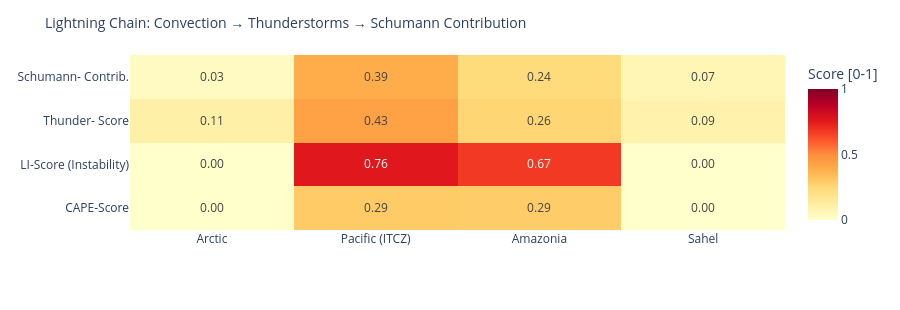

Here is the notebook cell this chart was saved with:
### Code cell
# ============================================================
# LIGHTNING CHAIN: Convection → Thunderstorms → Schumann
# Shows the causal chain per measurement point as heatmap
# ============================================================

def cape_score(v):
    """CAPE → normalized score [0,1]"""
    if v is None or pd.isna(v): return 0.0
    return min(1.0, float(v) / 3000)

def li_score(v):
    """Lifted Index: negative = unstable → score [0,1]"""
    if v is None or pd.isna(v): return 0.3
    return min(1.0, max(0.0, (-float(v) + 6) / 12))

def cloud_score(v):
    if v is None or pd.isna(v): return 0.3
    return float(v) / 100

def thunder_score(row):
    """Kombinierter Gewitterwahrscheinlichkeits-Score
    CAPE + LI + Bedeckung + WMO-Gewitter + konvektiver Niederschlag (showers)
    Hinweis: X-Ray und Kp sind kein Bestandteil – nur geomagn./solarer Kontext.
    """
    cs = cape_score(row.get('cape'))
    ls = li_score(row.get('li'))
    cl = cloud_score(row.get('cloud'))
    t  = 1.0 if row.get('thunderstorm') else 0.0
    # Convective precipitation (showers) as additional indicator
    sh = min(1.0, (row.get('showers') or 0) / 5.0)
    return round(cs * 0.30 + ls * 0.25 + cl * 0.15 + t * 0.20 + sh * 0.10, 3)

def schumann_contribution(t_score, lat):
    """Schumann contribution: higher in tropics (±30°), scaled by thunderstorm score"""
    lat_weight = max(0.3, 1.0 - abs(lat) / 60)
    return round(t_score * lat_weight, 3)

df_atm['cape_score']   = df_atm.apply(lambda r: cape_score(r['cape']), axis=1)
df_atm['li_score']     = df_atm.apply(lambda r: li_score(r['li']),    axis=1)
df_atm['thunder_score']= df_atm.apply(lambda r: thunder_score(r.to_dict()), axis=1)
df_atm['schumann_contribution'] = df_atm.apply(
    lambda r: schumann_contribution(r['thunder_score'], r['lat']), axis=1)

metrics = ['cape_score', 'li_score', 'thunder_score', 'schumann_contribution']
labels  = ['CAPE-Score', 'LI-Score\n(Instability)', 'Thunder-\nScore', 'Schumann-\nContrib.']
z_data  = [df_atm[m].tolist() for m in metrics]

fig = go.Figure(go.Heatmap(
    z=z_data,
    x=df_atm['point'].tolist(),
    y=labels,
    colorscale='YlOrRd',
    zmin=0, zmax=1,
    text=[[f'{v:.2f}' for v in row] for row in z_data],
    texttemplate='%{text}', textfont=dict(size=12),
    colorbar=dict(title='Score [0-1]')
))
fig.update_layout(
    title=dict(text='Lightning Chain: Convection → Thunderstorms → Schumann Contribution', font=dict(size=14)),
    height=310,
    plot_bgcolor='rgba(0,0,0,0)', paper_bgcolor='rgba(0,0,0,0)',
    margin=dict(l=130, r=80, t=55, b=80)
)
fig.show()

### Figure 1 — Plotly figure (JSON) as saved in the notebook; plotly's stock layout.template omitted (floating-point values rounded to 4 significant figures)
{"data": [{"colorbar": {"title": {"text": "Score [0-1]"}}, "colorscale": [[0.0, "rgb(255,255,204)"], [0.125, "rgb(255,237,160)"], [0.25, "rgb(254,217,118)"], [0.375, "rgb(254,178,76)"], [0.5, "rgb(253,141,60)"], [0.625, "rgb(252,78,42)"], [0.75, "rgb(227,26,28)"], [0.875, "rgb(189,0,38)"], [1.0, "rgb(128,0,38)"]], "text": [["0.00", "0.29", "0.29", "0.00"], ["0.00", "0.76", "0.67", "0.00"], ["0.11", "0.43", "0.26", "0.09"], ["0.03", "0.39", "0.24", "0.07"]], "textfont": {"size": 12}, "texttemplate": "%{text}", "type": "heatmap", "x": ["Arctic", "Pacific (ITCZ)", "Amazonia", "Sahel"], "y": ["CAPE-Score", "LI-Score\n(Instability)", "Thunder-\nScore", "Schumann-\nContrib."], "z": [[0.0, 0.2933, 0.29, 0.0], [0.0, 0.7583, 0.675, 0.0], [0.106, 0.428, 0.257, 0.087], [0.032, 0.392, 0.236, 0.068]], "zmax": 1, "zmin": 0}], "layout": {"height": 310, "margin": {"b": 80, "l": 130, "r": 80, "t": 55}, "paper_bgcolor": "rgba(0,0,0,0)", "plot_bgcolor": "rgba(0,0,0,0)", "title": {"font": {"size": 14}, "text": "Lightning Chain: Convection → Thunderstorms → Schumann Contribution"}}}
